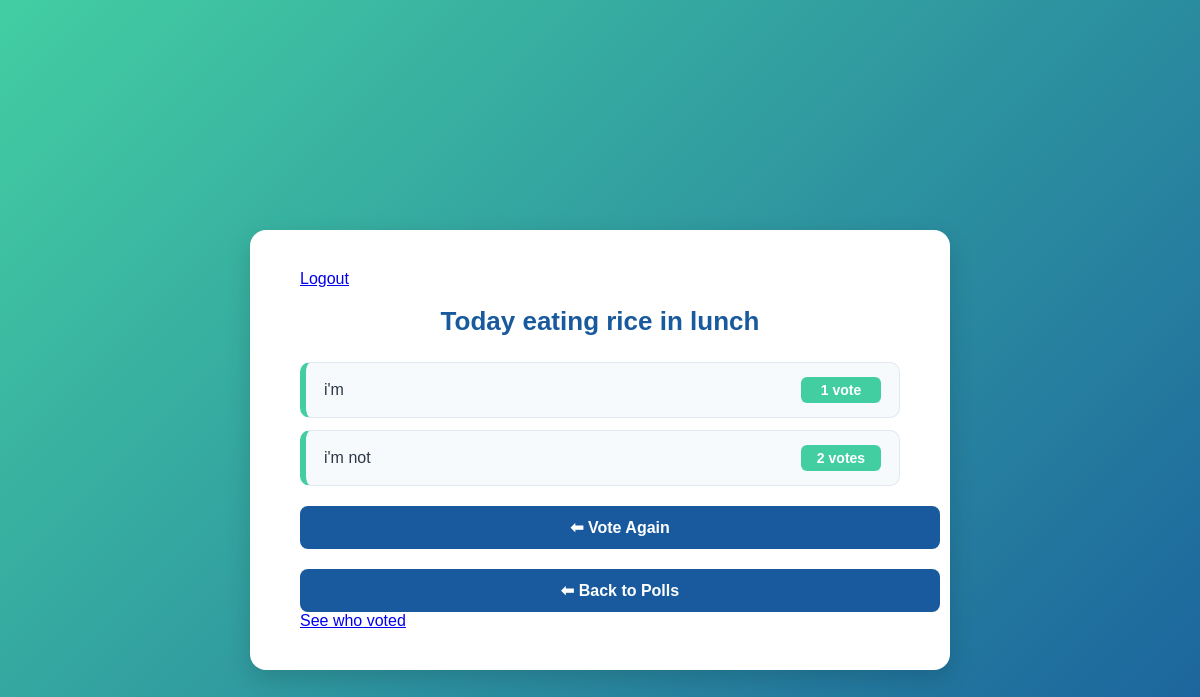
The app's page /3/results/ with its own data.
### polls/models.py (models this page shows)
class Question(models.Model):
    question_text = models.CharField(max_length=200)
    pub_date = models.DateTimeField("date published",auto_now_add=True)

class Choice(models.Model):
    question = models.ForeignKey(Question, on_delete=models.CASCADE)
    choice_text = models.CharField(max_length=200)
    votes = models.IntegerField(default=0)

### polls/views.py (the view)
# urls.py: path("<int:question_id>/results/", views.results, name="results"),
def results(request, question_id):
    question = get_object_or_404(Question, pk=question_id)
    return render(request, "polls/results.html", {"question": question})

### templates/polls/results.html (shortened to what this page needs)
{% load static %}
<!DOCTYPE html>
<html lang="en">
<head>
</head>
<body>
  <div class="results-container">
        <a href="{% url 'polls:logout' %}" class="logout-btn">Logout</a>
    <h1>{{ question.question_text }}</h1>
    <ul>
      {% for choice in question.choice_set.all %}
        <li>
          <span>{{ choice.choice_text }}</span>
          <span class="vote-count">{{ choice.votes }} vote{{ choice.votes|pluralize }}</span>
        </li>
      {% endfor %}
    </ul>
    <a href="{% url 'polls:detail' question.id %}" class="btn">⬅ Vote Again</a>
      <a href="{% url 'polls:index' %}" class="btn">⬅ Back to Polls</a>
    <a href="{% url 'polls:show_users' question.id %}">See who voted</a>
  </div>
</body>
</html>

### templates/polls/results.html (style rules this page uses)
body { font-family: "Poppins", sans-serif; background: linear-gradient(135deg, #43cea2, #185a9d); color: #2d3748; margin: 0; padding: 50px 20px; display: flex; justify-content: center; align-items: center; min-height: 100vh; }
.results-container { background: #ffffff; padding: 40px 50px; border-radius: 16px; box-shadow: 0 8px 25px rgba(0, 0, 0, 0.15); width: 90%; max-width: 600px; animation: fadeIn 0.8s ease; }
h1 { text-align: center; color: #185a9d; font-size: 26px; font-weight: 600; margin-bottom: 25px; }
ul { list-style: none; padding: 0; margin: 0; }
li { background: #f7fafc; border: 1px solid #e2e8f0; border-left: 6px solid #43cea2; padding: 14px 18px; border-radius: 10px; margin-bottom: 12px; font-size: 16px; display: flex; justify-content: space-between; align-items: center; transition: all 0.3s ease; }
.vote-count { background: #43cea2; color: white; font-weight: 600; padding: 5px 10px; border-radius: 6px; font-size: 14px; min-width: 60px; text-align: center; }
.btn { display: block; width: 100%; text-align: center; background: #185a9d; color: white; text-decoration: none; padding: 12px 20px; border-radius: 8px; font-size: 16px; font-weight: 600; margin-top: 20px; transition: all 0.3s ease; }

### records on screen
Question: question_text "Today eating rice in lunch"
Choice: choice_text "i'm", votes "1"
Choice: choice_text "i'm not", votes "2"
